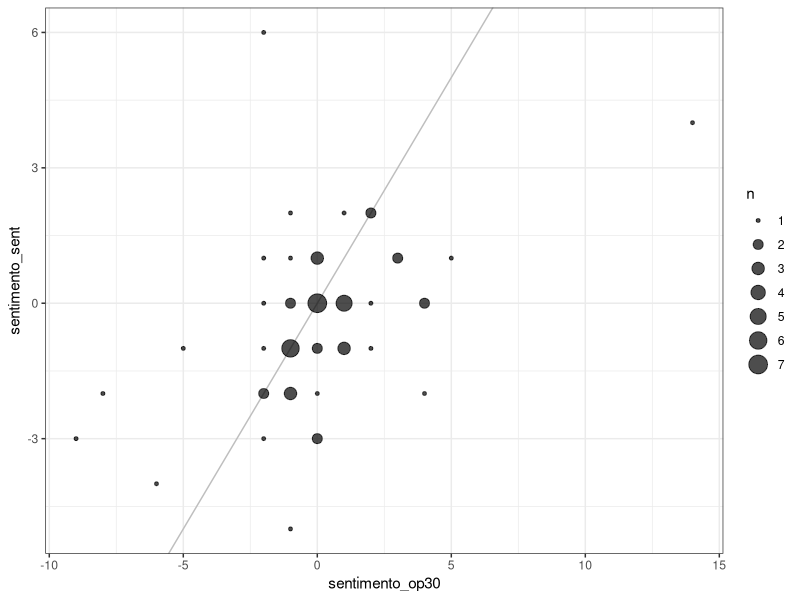
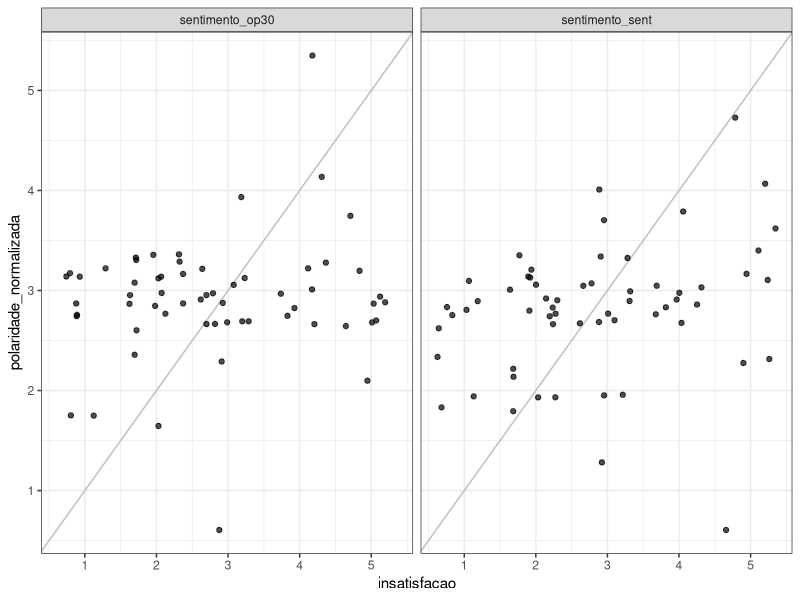
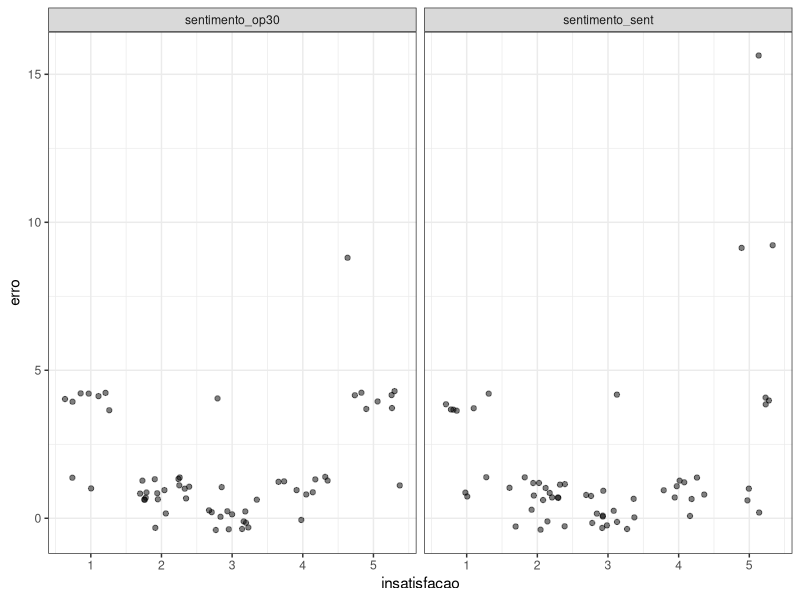

These charts were generated, in order, by the following R code:
## ---- chunk 1
library(tidyverse)
library(here)
library(modelr)
library(broom)

theme_set(theme_bw())
## ---- chunk 2

reclamacoes = read_csv(here("data/3-avaliacao-humana/reclamacoes-avaliadas-20180703.csv"))
sentimentos = read_csv(here("data/5-sentimentos/sentimento.csv"))

reclamacoes = reclamacoes %>% mutate(comprimento_reclamacao = str_length(reclamacao))
## ---- chunk 3
reclamacoes = reclamacoes %>% 
    left_join(sentimentos, by = "id")

reclamacoes_l = reclamacoes %>%  
    select(-palavras_op30, -palavras_sent, -grupo_avaliando) %>% 
    gather(key = "lexico", 
           value = "polaridade", 
           sentimento_op30, sentimento_sent)

reclamacoes_l %>% View()

## ---- chunk 4
# Faça você mesmo. Crie a variável polaridade_normalizada
reclamacoes_l = reclamacoes_l %>% 
    group_by(lexico) %>% 
    mutate(polaridade_normalizada = floor(scales::rescale(-polaridade,to=c(1, 5))))
## ---- chunk 5
reclamacoes_l = reclamacoes_l %>% 
    mutate(erro = (insatisfacao - polaridade_normalizada)**2)
## ---- chunk 6
reclamacoes %>% 
    ggplot(aes(x = sentimento_op30, y = sentimento_sent)) + 
    geom_abline(slope = 1, intercept = 0, color = "grey") + 
    geom_count(alpha = .7) 
## ---- chunk 7
reclamacoes_l %>% 
    ggplot(aes(x = insatisfacao, y = polaridade_normalizada, group = insatisfacao)) + 
    geom_abline(slope = 1, intercept = 0, color = "grey") + 
    geom_jitter(alpha = .7)  + 
    facet_wrap(~ lexico)

reclamacoes_l %>% 
    ggplot(aes(x = insatisfacao, y = erro, group = insatisfacao)) + 
    geom_jitter(alpha = .5)  +
    # geom_boxplot() + 
    facet_wrap(~ lexico)
## ---- chunk 8
#Cria variável dummy para preditor categórico
reclamacoes_l = reclamacoes_l %>% mutate(lexico.dummy = if_else(lexico == "sentimento_sent", 1, 0))
#Você precisa entender o que fez acima para interpretar sua regressão
#Você pode também criar uma variável dummy para o órgao (se anac ou inss)

# ggpairs(reclamacoes_l %>% select(<selecione as colulas que vc quer usar aqui>))
# lm1 = lm(<seu modelo>)
